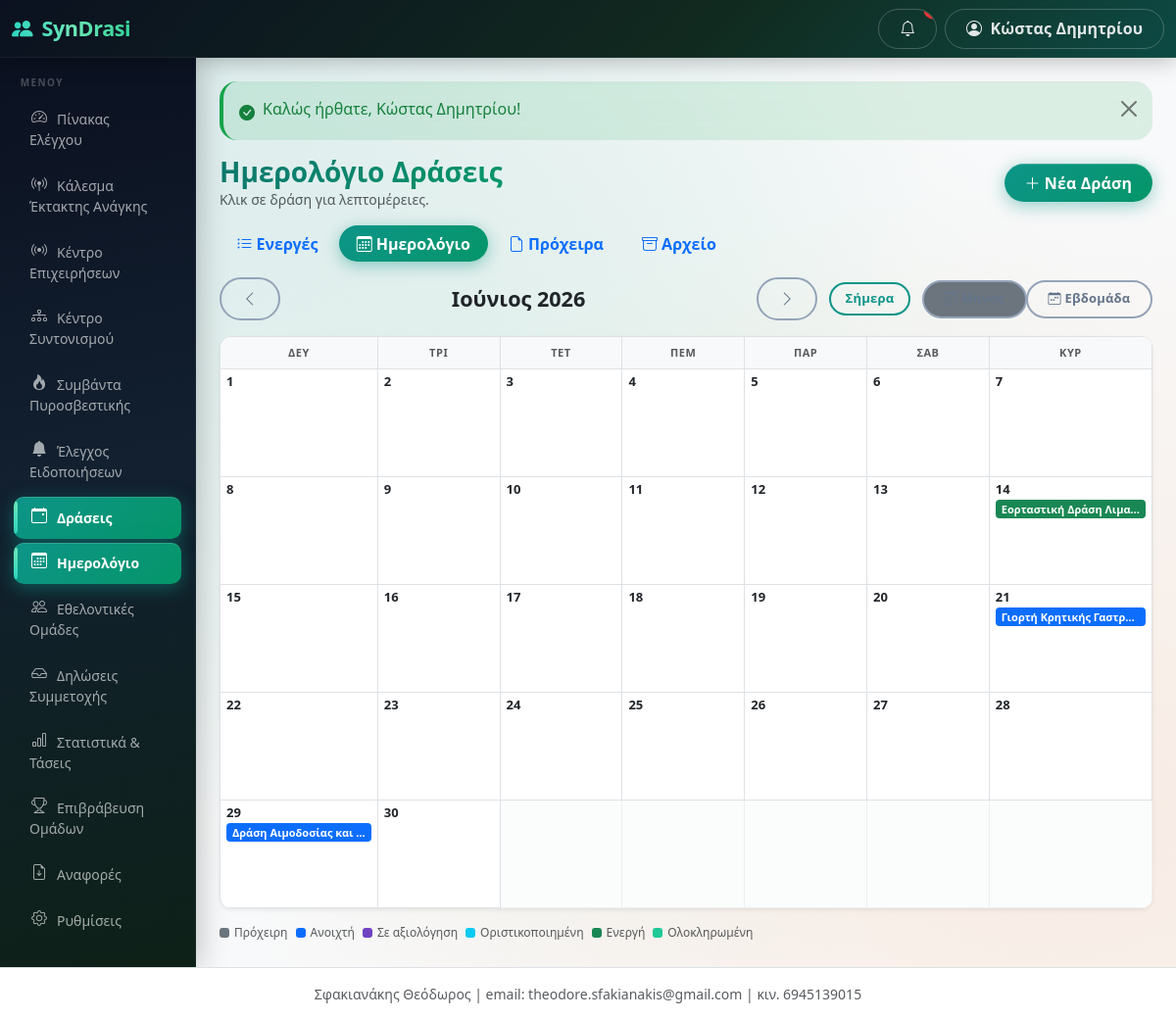
The app's page /public/events/calendar?m=2026-06 (signed in) with its own data.
### tables this page shows
CREATE TABLE users (
  id INT AUTO_INCREMENT PRIMARY KEY,
  municipality_id INT NULL,
  team_id INT NULL,
  name VARCHAR(255) NOT NULL,
  email VARCHAR(255) NOT NULL UNIQUE,
  phone VARCHAR(50) NULL,
  password_hash VARCHAR(255) NOT NULL,
  role ENUM('super_admin','municipality_admin','team_admin','event_operator') NOT NULL,
  status ENUM('active','inactive') NOT NULL DEFAULT 'active',
  language_code VARCHAR(10) NULL,
  last_login_at DATETIME NULL,
  created_at DATETIME NOT NULL DEFAULT CURRENT_TIMESTAMP,
  updated_at DATETIME NULL ON UPDATE CURRENT_TIMESTAMP,
  INDEX idx_users_municipality_id (municipality_id),
  INDEX idx_users_team_id (team_id),
  FOREIGN KEY (language_code) REFERENCES languages(code)
);

CREATE TABLE events (
  id INT AUTO_INCREMENT PRIMARY KEY,
  municipality_id INT NOT NULL,
  category_id INT NULL,
  title VARCHAR(255) NOT NULL,
  description TEXT NULL,
  location_name VARCHAR(255) NULL,
  address VARCHAR(255) NULL,
  latitude DECIMAL(10,7) NULL,
  longitude DECIMAL(10,7) NULL,
  start_datetime DATETIME NOT NULL,
  end_datetime DATETIME NOT NULL,
  requested_people INT NOT NULL DEFAULT 0,
  requested_vehicle TINYINT(1) NOT NULL DEFAULT 0,
  requested_medical_equipment TINYINT(1) NOT NULL DEFAULT 0,
  requested_items_json TEXT NULL,
  instructions TEXT NULL,
  status ENUM('draft','open','review','confirmed','active','closed','completed','cancelled') NOT NULL DEFAULT 'draft',
  public_token VARCHAR(64) NULL UNIQUE,
  published_at DATETIME NULL,
  created_by INT NOT NULL,
  created_at DATETIME NOT NULL DEFAULT CURRENT_TIMESTAMP,
  updated_at DATETIME NULL ON UPDATE CURRENT_TIMESTAMP,
  last_activity_at DATETIME NULL COMMENT 'bumped by live-ops writes; poll change detection (migration 040)',
  reconciliation_notes TEXT NULL,
  story_token VARCHAR(64) NULL COMMENT 'no-login public Story link',
  story_published_at DATETIME NULL,
  INDEX idx_events_municipality_id (municipality_id),
  INDEX idx_events_status (status),
  INDEX idx_events_start_datetime (start_datetime),
  INDEX idx_events_story_token (story_token),
  INDEX idx_events_muni_status_start (municipality_id, status, start_datetime)
);

### views/events/calendar.php (the view, shortened to what the rows shown need)
<?php
$monthNames = [
    1 => 'Ιανουάριος', 2 => 'Φεβρουάριος', 3 => 'Μάρτιος',
    4 => 'Απρίλιος',   5 => 'Μάιος',        6 => 'Ιούνιος',
    7 => 'Ιούλιος',    8 => 'Αύγουστος',    9 => 'Σεπτέμβριος',
   10 => 'Οκτώβριος', 11 => 'Νοέμβριος',   12 => 'Δεκέμβριος',
];
$terms = $terms ?? authority_context();
$eventPlural = $terms['event_plural'] ?? 'Δράσεις';
$eventSingularLc = mb_strtolower($terms['event_singular'] ?? 'Δράση', 'UTF-8');
$byDay = [];
foreach ($events as $ev) {
    $start = new DateTime($ev['start_datetime']);
    $end   = new DateTime($ev['end_datetime']);
    $cur   = clone $start;
    while ($cur <= $end) {
        if ((int) $cur->format('n') === $month && (int) $cur->format('Y') === $year) {
            $byDay[$cur->format('Y-m-d')][] = $ev;
        }
        $cur->modify('+1 day');
    }
}
$daysInMonth = cal_days_in_month(CAL_GREGORIAN, $month, $year);
$firstDow = (int) (new DateTime(sprintf('%04d-%02d-01', $year, $month)))->format('w');
$firstDow = ($firstDow + 6) % 7;
$today = date('Y-m-d');
function calStatusClass(string $s): string {
    return match($s) {
        'draft'     => 'cal-draft',
        'open'      => 'cal-open',
        'review'    => 'cal-review',
        'confirmed' => 'cal-confirmed',
        'active'    => 'cal-active',
        'completed' => 'cal-completed',
        'closed'    => 'cal-closed',
        default     => 'cal-other',
    };
}
?>
<div class="d-flex flex-wrap justify-content-between align-items-center mb-3 gap-2">
  <div>
    <h1 class="h3 mb-0"><?= e(t('events/calendar.001', 'Ημερολόγιο')) ?> <?= e($eventPlural) ?></h1>
    <p class="text-muted small mb-0"><?= e(t('events/calendar.011', 'Κλικ σε')) ?> <?= e($eventSingularLc) ?> <?= e(t('events/calendar.012', 'για λεπτομέρειες.')) ?></p>
  </div>
  <?php if (current_role() === 'municipality_admin'): ?>
  <a href="<?= e(url('/events/create')) ?>" class="btn btn-primary">
    <i class="bi bi-plus-lg me-1"></i><?= e($terms['event_new'] ?? 'Νέα Δράση') ?>
  </a>
  <?php endif; ?>
</div>
<ul class="nav nav-pills mb-3 gap-1">
  <li class="nav-item"><a class="nav-link" href="<?= e(url('/events')) ?>"><i class="bi bi-list-ul me-1"></i><?= e(t('events/calendar.003', 'Ενεργές')) ?></a></li>
  <li class="nav-item"><a class="nav-link active" href="<?= e(url('/events/calendar')) ?>"><i class="bi bi-calendar3 me-1"></i><?= e(t('events/calendar.001', 'Ημερολόγιο')) ?></a></li>
  <li class="nav-item"><a class="nav-link" href="<?= e(url('/events/drafts')) ?>"><i class="bi bi-file-earmark me-1"></i><?= e(t('events/calendar.004', 'Πρόχειρα')) ?></a></li>
  <li class="nav-item"><a class="nav-link" href="<?= e(url('/events/completed')) ?>"><i class="bi bi-archive me-1"></i><?= e(t('events/calendar.005', 'Αρχείο')) ?></a></li>
</ul>
<div class="cal-nav">
  <a href="<?= e(url('/events/calendar?m=' . $prevMonth)) ?>" class="btn btn-outline-secondary">
    <i class="bi bi-chevron-left"></i>
  </a>
  <h2 class="text-center">
    <?= e($monthNames[$month]) ?> <?= $year ?>
  </h2>
  <a href="<?= e(url('/events/calendar?m=' . $nextMonth)) ?>" class="btn btn-outline-secondary">
    <i class="bi bi-chevron-right"></i>
  </a>
  <a href="<?= e(url('/events/calendar?m=' . date('Y-m'))) ?>"
     class="btn btn-outline-primary btn-sm ms-auto"
     <?= date('Y-m') === sprintf('%04d-%02d', $year, $month) ? 'disabled' : '' ?>>
    <?= e(t('events/calendar.006', 'Σήμερα')) ?>
  </a>
  <div class="btn-group btn-group-sm cal-view-toggle" role="group">
    <button type="button" class="btn btn-outline-secondary active" id="btnMonthView">
      <i class="bi bi-calendar3 me-1"></i><?= e(t('events/calendar.007', 'Μήνας')) ?>
    </button>
    <button type="button" class="btn btn-outline-secondary" id="btnWeekView">
      <i class="bi bi-calendar-week me-1"></i><?= e(t('events/calendar.008', 'Εβδομάδα')) ?>
    </button>
  </div>
</div>
<div id="monthView">
  <div class="cal-grid shadow-sm">
    <?php $dowLabels = ['Δευ', 'Τρι', 'Τετ', 'Πεμ', 'Παρ', 'Σαβ', 'Κυρ']; ?>
    <?php foreach ($dowLabels as $dl): ?>
      <div class="cal-dow-header"><?= $dl ?></div>
    <?php endforeach; ?>
    <?php for ($d = 1; $d <= $daysInMonth; $d++): ?>
      <?php
        $dateKey  = sprintf('%04d-%02d-%02d', $year, $month, $d);
        $dayEvents = $byDay[$dateKey] ?? [];
        $isToday  = ($dateKey === $today);
        $classes  = 'cal-cell' . ($isToday ? ' today' : '') . ($dayEvents ? ' has-events' : '');
      ?>
      <div class="<?= $classes ?>" data-date="<?= e($dateKey) ?>">
        <div class="cal-day-num"><?= $d ?></div>
        <?php if ($dayEvents): ?>
          <div class="cal-pills">
            <?php foreach ($dayEvents as $ev): ?>
              <a href="<?= e(url('/events/' . $ev['id'])) ?>"
                 class="cal-pill <?= calStatusClass($ev['status']) ?>"
                 title="<?= e($ev['title']) ?> · <?= e(greek_status($ev['status'])) ?> · <?= e(gr_time($ev['start_datetime'])) ?>">
                <?= e(mb_strimwidth($ev['title'], 0, 22, '…')) ?>
              </a>
            <?php endforeach; ?>
          </div>
        <?php endif; ?>
      </div>
    <?php endfor; ?>
    <?php
      $totalCells = $firstDow + $daysInMonth;
      $trailing   = (7 - ($totalCells % 7)) % 7;
      for ($i = 0; $i < $trailing; $i++):
    ?>
      <div class="cal-cell other-month"></div>
    <?php endfor; ?>
  </div>
  <div class="cal-legend mt-3">
    <?php
    $legendItems = [
      'draft'     => ['#6c757d', 'Πρόχειρη'],
      'open'      => ['#0d6efd', 'Ανοιχτή'],
      'review'    => ['#6f42c1', 'Σε αξιολόγηση'],
      'confirmed' => ['#0dcaf0', 'Οριστικοποιημένη'],
      'active'    => ['#198754', 'Ενεργή'],
      'completed' => ['#20c997', 'Ολοκληρωμένη'],
    ];
    foreach ($legendItems as $st => [$color, $label]):
    ?>
      <div class="cal-legend-item">
        <div class="cal-legend-dot" style="background:<?= $color ?>"></div>
        <?= e($label) ?>
      </div>
    <?php endforeach; ?>
  </div>
</div>

### app/Helpers/Router.php (shortened to what the rows shown need)
<?php
class Router
{
    private $routes = [];
    public function get($pattern, $handler, array $options = [])
    {
        $this->routes[] = ['GET', $pattern, $handler, $options];
    }
    public function post($pattern, $handler, array $options = [])
    {
        $this->routes[] = ['POST', $pattern, $handler, $options];
    }
    public function dispatch($method, $uri)
    {
        $path = parse_url($uri, PHP_URL_PATH);
        $base = base_uri();
        if ($base !== '' && strpos($path, $base) === 0) {
            $path = substr($path, strlen($base));
        } else {
            $parent = preg_replace('#/public$#', '', $base);
            if ($parent !== $base && $parent !== '' && strpos($path, $parent) === 0) {
                $path = substr($path, strlen($parent));
            }
        }
        $path = '/' . trim($path, '/');
        foreach ($this->routes as $route) {
            list($m, $pattern, $handler, $options) = $route;
            if ($m !== $method) {
                continue;
            }
            $regex = '#^' . preg_replace_callback(
                '/\{([a-zA-Z_]+)\}/',
                function ($m) {
                    return $m[1] === 'token' ? '([A-Za-z0-9]+)' : '(\d+)';
                },
                $pattern
            ) . '$#';
            if (preg_match($regex, $path, $matches)) {
                array_shift($matches);
                $this->enforceAccess($options);
                list($class, $action) = explode('@', $handler);
                $controller = new $class();
                return call_user_func_array([$controller, $action], $matches);
            }
        }
    }
    private function enforceAccess(array $options)
    {
        if (!empty($options['roles'])) {
            requireRole($options['roles']);
            return;
        }
    }
}

### views/layouts/header.php (shortened to what the rows shown need)
<?php $unreadCount = is_logged_in() ? Notification::unreadCount($_SESSION['user_id']) : 0; ?>
<!DOCTYPE html>
<html lang="el">
<head>
<link href="https://cdn.jsdelivr.net/npm/bootstrap@5.3.3/dist/css/bootstrap.min.css" rel="stylesheet">
<link href="https://cdn.jsdelivr.net/npm/bootstrap-icons@1.11.3/font/bootstrap-icons.min.css" rel="stylesheet">
<link href="<?= e(url('/assets/css/app.css')) ?>" rel="stylesheet">
</head>
<body class="bg-light">
<nav class="navbar navbar-dark syndrasi-topbar sticky-top">
  <div class="container-fluid">
    <div class="d-flex align-items-center">
      <button class="btn btn-outline-light d-lg-none me-2" type="button" data-bs-toggle="offcanvas" data-bs-target="#sidebarMenu" aria-label="<?= e(t('layouts/header.006', 'Μενού')) ?>">
      </button>
      <a class="navbar-brand fw-bold" href="<?= e(url('/')) ?>">
        <i class="bi bi-people-fill me-1"></i> SynDrasi
      </a>
    </div>
    <div class="d-flex align-items-center gap-2">
      <a href="<?= e(url('/notifications')) ?>" class="btn btn-outline-light position-relative" title="<?= e(t('layouts/header.008', 'Ειδοποιήσεις')) ?>" id="navNotifBell">
        <i class="bi bi-bell"></i>
        <span class="position-absolute top-0 start-100 translate-middle badge rounded-pill bg-danger"
              id="navNotifBadge" <?= $unreadCount > 0 ? '' : 'style="display:none"' ?>><?= (int) $unreadCount ?></span>
      </a>
      <div class="dropdown">
        <button class="btn btn-outline-light dropdown-toggle" data-bs-toggle="dropdown">
          <i class="bi bi-person-circle me-1"></i>
          <span class="d-none d-md-inline"><?= e(current_user() ? current_user()['name'] : '') ?></span>
        </button>
      </div>
    </div>
  </div>
</nav>
<div class="container-fluid">
  <div class="row">
    <?php include BASE_PATH . '/views/layouts/sidebar.php'; ?>
    <main class="col-lg-10 ms-sm-auto px-3 px-md-4 py-4">
      <?php include BASE_PATH . '/views/layouts/flash.php'; ?>

### views/layouts/sidebar.php (shortened to what the rows shown need)
<?php
$role = current_role();
$currentPath = parse_url($_SERVER['REQUEST_URI'], PHP_URL_PATH);
$midForTerms = function_exists('current_municipality_id') ? current_municipality_id() : null;
$authorityTerms = $midForTerms ? authority_context($midForTerms) : authority_defaults('municipality');
$authorityTypeForMenu = $authorityTerms['authority_type'] ?? 'municipality';
$eventMenuLabel = t('authority/' . $authorityTypeForMenu . '.event_plural', $authorityTerms['event_plural'] ?? 'Δράσεις');
$teamMenuLabel = t('authority/' . $authorityTypeForMenu . '.team_plural', $authorityTerms['team_plural'] ?? 'Εθελοντικές Ομάδες');
$menus = [];
if ($role === 'municipality_admin') {
    $menus = [
        ['/dashboard',    'bi-speedometer2',              t('layouts/sidebar.003', 'Πίνακας Ελέγχου')],
        ['/mobilizations', 'bi-broadcast-pin',            t('layouts/sidebar.004', 'Κάλεσμα Έκτακτης Ανάγκης')],
        ['/operations',   'bi-broadcast',                 t('layouts/sidebar.005', 'Κέντρο Επιχειρήσεων')],
        ['/operations/war-room', 'bi-diagram-3',          t('layouts/sidebar.006', 'Κέντρο Συντονισμού')],
        ['/fire-service', 'bi-fire',                       t('layouts/sidebar.007', 'Συμβάντα Πυροσβεστικής')],
        ['/notification-center', 'bi-bell-fill',           t('layouts/sidebar.008', 'Έλεγχος Ειδοποιήσεων')],
        ['/events',       'bi-calendar-event',            $eventMenuLabel],
        ['/events/calendar', 'bi-calendar3',              t('layouts/sidebar.009', 'Ημερολόγιο')],
        ['/teams',        'bi-people',                    $teamMenuLabel],
        ['/applications', 'bi-inbox',                     t('layouts/sidebar.010', 'Δηλώσεις Συμμετοχής')],
        ['/statistics',   'bi-bar-chart',                 t('layouts/sidebar.011', 'Στατιστικά & Τάσεις')],
        ['/awards',       'bi-trophy',                    t('layouts/sidebar.012', 'Επιβράβευση Ομάδων')],
        ['/reports',      'bi-file-earmark-arrow-down',   t('layouts/sidebar.013', 'Αναφορές')],
        ['/settings',     'bi-gear',                      t('layouts/sidebar.014', 'Ρυθμίσεις')],
    ];
}
$base = base_uri();
function sidebar_active($path, $currentPath, $base)
{
    $full = $base . $path;
    if (in_array($path, ['/dashboard','/team/dashboard','/admin/dashboard','/events/calendar'], true)) {
        return $currentPath === $full;
    }
    return strpos($currentPath, $full) === 0;
}
?>
<div class="offcanvas-lg offcanvas-start col-lg-2 d-lg-block sidebar p-0" tabindex="-1" id="sidebarMenu">
  <?php
  if (in_array($role, ['municipality_admin', 'event_operator'], true)) {
      $mid = current_municipality_id();
      if ($mid && class_exists('MunicipalitySetting')) {
          $sidebarLogoUrl = MunicipalitySetting::get($mid, 'branding_logo', '');
      }
  }
  ?>
  <div class="sidebar-label"><?= e(t('layouts/sidebar.001', 'Μενού')) ?></div>
  <ul class="nav flex-column mb-auto px-1 pb-4">
    <?php foreach ($menus as $m): ?>
    <li class="nav-item">
      <a href="<?= e(url($m[0])) ?>"
         class="nav-link sidebar-link<?= sidebar_active($m[0], $currentPath, $base) ? ' active' : '' ?>">
        <i class="bi <?= e($m[1]) ?> me-2"></i><?= e($m[2]) ?>
      </a>
    </li>
    <?php endforeach; ?>
  </ul>
</div>

### records on screen
users: name "Κώστας Δημητρίου", language_code "ΜΕΝΟΎ", language_code "Ημερολόγιο", language_code "Κλικ σε", language_code "για λεπτομέρειες.", language_code "Ενεργές", language_code "Πρόχειρα", language_code "Αρχείο", language_code "Σήμερα", language_code "Εβδομάδα"
events: title "Εορταστική Δράση Λιμα…"
events: title "Γιορτή Κρητικής Γαστρ…"
events: title "Δράση Αιμοδοσίας και …"

### other values on screen
$m[2] "Πίνακας Ελέγχου"
$m[2] "Κάλεσμα Έκτακτης Ανάγκης"
$m[2] "Κέντρο Επιχειρήσεων"
$m[2] "Κέντρο Συντονισμού"
$m[2] "Συμβάντα Πυροσβεστικής"
$m[2] "Έλεγχος Ειδοποιήσεων"
$m[2] "Δράσεις"
$m[2] "Ημερολόγιο"
$m[2] "Εθελοντικές Ομάδες"
$m[2] "Δηλώσεις Συμμετοχής"
$m[2] "Στατιστικά & Τάσεις"
$m[2] "Επιβράβευση Ομάδων"
$m[2] "Αναφορές"
$m[2] "Ρυθμίσεις"
$f['message'] "Καλώς ήρθατε, Κώστας Δημητρίου!"
